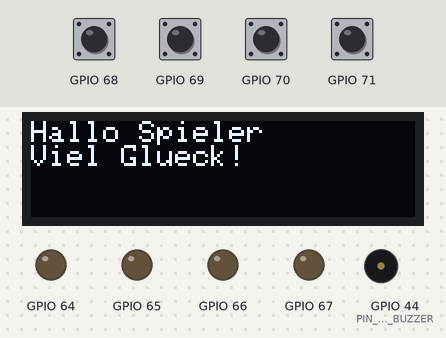
A program run on a simulated Seeed XIAO ESP32-S3. On the bench: 128×32 one-colour display, output pins drawn as LEDs (lit = HIGH), buzzer (waves = sounding). The inputs (shaded band) are chosen by the test bench; at power-on: GPIO 68–71 HIGH. The display library's start-up logo is not drawn; what the program prints to the serial monitor is not drawn.

Above: at 6.1 s.
At 20.4 s:
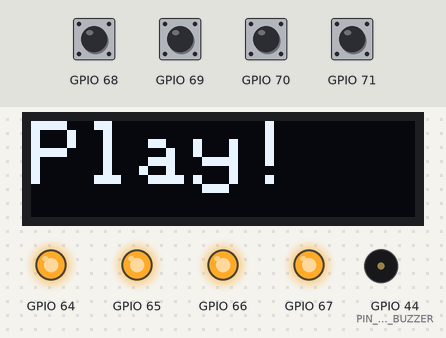
20.5 s: GPIO 68 pulled LOW for 1.45 s
At 23.3 s:
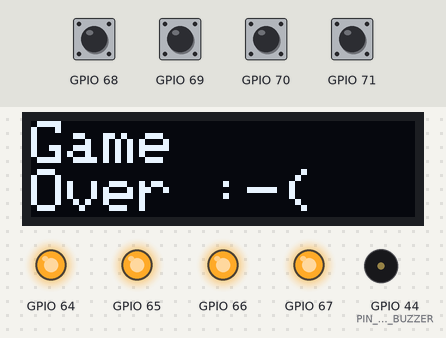
At 24.8 s:
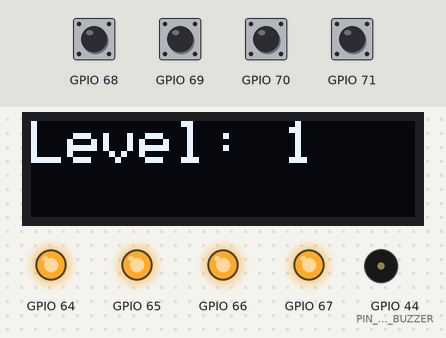
Timing chart, 0 to 26.3 s (numbered marks = the images above; inputs shaded):
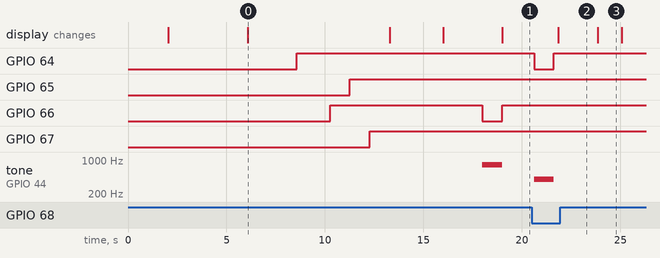

Measured:
- after the input at 20.5 s, GPIO 64: HIGH → LOW after 0.12 s, → HIGH 1.0 s later; tone on GPIO 44 (PIN_PWM_BUZZER): silent → 400 Hz after 0.12 s, → silent 1.0 s later; the display: changes after 1.3 s (image 2)
- what the display in image 0 shows lasts 7.2 s, from 6.1 s to 13.3 s
- what the display in image 3 shows lasts 1.3 s, from 23.8 s to 25.1 s

The program:

main.cpp
```cpp
#include <Arduino.h>
#include <SPI.h>
#include <Wire.h>
#include <PCF8574.h>
#include <Adafruit_GFX.h>
#include <Adafruit_SSD1306.h>


/*Buzzer Config*/
#define PIN_PWM_BUZZER 44
#define PWM_CHANNEL_BUZZER 1
#define PWM_RESOLUTION 8
int pwm_frequenz = 500;

#define SCREEN_WIDTH 128 // OLED display width, in pixels
#define SCREEN_HEIGHT 32 // OLED display height, in pixels
#define OLED_RESET     -1 // Reset pin # (or -1 if sharing Arduino reset pin)
#define SCREEN_ADDRESS 0x3C ///< See datasheet for Address; 0x3D for 128x64, 0x3C for 128x32
Adafruit_SSD1306 display(SCREEN_WIDTH, SCREEN_HEIGHT, &Wire, OLED_RESET);

/*Port Expander*/
PCF8574 pcf8574(0x38);
#define LED_ON false
#define LED_OFF true

#define BUTTON_YELLOW 4
#define BUTTON_GREEN 6
#define BUTTON_RED 5
#define BUTTON_BLUE 7
const int Button[4] ={BUTTON_YELLOW, BUTTON_GREEN, BUTTON_RED, BUTTON_BLUE};

#define BUTTON_LED_YELLOW 0
#define BUTTON_LED_GREEN 2
#define BUTTON_LED_RED 1
#define BUTTON_LED_BLUE 3

const int ButtonLed[3][4] = {{BUTTON_YELLOW, BUTTON_GREEN, BUTTON_RED, BUTTON_BLUE},
  {BUTTON_LED_YELLOW, BUTTON_LED_GREEN, BUTTON_LED_RED, BUTTON_LED_BLUE},
  {400, 800, 1600, 3200}};

/*States*/
int state = 0;
#define STATE_INIT 0
#define STATE_GENERATE_GAME 1
#define STATE_START_GAME 2
#define STATE_PLAY_LEVEL 10
#define STATE_READ_LEVEL 11
#define STATE_GAME 50
#define STATE_GAME_OVER 51

int buttonPlayTime = 1000; //ms
int level = 0;
bool gameOver = false;
int gameValues[10] = {1,0,3,2,3,2,3,1,0,2};

void setButtonLeds(bool onOff);   //schaltet alle Lampen ein
void setButtonLed(int buttonLed, bool onOff);
void playButton(int button);
int readButton();
void printStartUpScreen();
void printGenerateScreen();
void printStartScreen();
void printLevelScreen(int actLevelValue);
void printPlayScreen();
void printGreatScreen();
void printGameOverScreen(int actLevelValue);


void setup() {

  ledcSetup(PWM_CHANNEL_BUZZER, pwm_frequenz, PWM_RESOLUTION);
  ledcAttachPin(PIN_PWM_BUZZER, PWM_CHANNEL_BUZZER);
  ledcWrite(PWM_CHANNEL_BUZZER, 0);

    // SSD1306_SWITCHCAPVCC = generate display voltage from 3.3V internally
  if(!display.begin(SSD1306_SWITCHCAPVCC)) {
    Serial.println(F("SSD1306 allocation failed"));
    for(;;); // Don't proceed, loop forever
  }

  // Show initial display buffer contents on the screen --
  // the library initializes this with an Adafruit splash screen.
  display.display();
  delay(2000); // Pause for 2 seconds

  // Clear the buffer
  display.clearDisplay();

  // Draw a single pixel in white
  display.drawPixel(10, 10, SSD1306_WHITE);

  // Show the display buffer on the screen. You MUST call display() after
  // drawing commands to make them visible on screen!
  display.display();
  delay(2000);

  if (pcf8574.begin()){
		//Serial.println("OK");
	}else{
		//Serial.println("failed");
	}
  /*Init Portexpander*/
  pcf8574.write8(0xFF); //Alle Pins auf High setzen.
  pcf8574.setButtonMask(0b11110000);
  delay(2000);
  Serial.begin();
}

void loop() {
  static int readLevel = 0;

  switch (state)
  {
  case STATE_INIT:
    level = 0;
    Serial.println("Init");
    printStartUpScreen();
    //setButtonLeds(LED_ON);
    //delay(500);
    setButtonLed(ButtonLed[1][0], LED_ON);
    delay(500);
    setButtonLed(ButtonLed[1][0], LED_OFF);
    delay(500);
    state = STATE_GENERATE_GAME;
    break;

  case STATE_GENERATE_GAME:
    setButtonLeds(LED_OFF);
    printGenerateScreen();
    delay(500);
    state = STATE_PLAY_LEVEL;
    break;

  case STATE_START_GAME:
    setButtonLeds(LED_OFF);
    delay(500);
    printStartScreen();
    state = STATE_PLAY_LEVEL;
    break;

  case STATE_PLAY_LEVEL:
      printLevelScreen(level);
      for (int i = 0; i <= level; i++)
      {
        playButton(gameValues[i]);
      }
      state = STATE_READ_LEVEL;
      printPlayScreen();
    break;

  case STATE_READ_LEVEL:
      if(readLevel<= level){
        int actButtonValue = readButton();
        if(actButtonValue == gameValues[readLevel]){
          Serial.println("Korrekt");
          readLevel++;
        }else if(actButtonValue == -1){
          Serial.print(".");
        }else {
          Serial.println("Falsch, Game Over");
          state = STATE_GAME_OVER;
        }
      }else{
        printGreatScreen();
        level++;
        readLevel = 0;
        state = STATE_PLAY_LEVEL;
      }
    break;

  case STATE_GAME_OVER:
      printGameOverScreen(level);
      if(readButton() != -1){
        state = STATE_INIT;
      }
    break;

  default:
    break;
  }
  delay(200);
  // put your main code here, to run repeatedly:
}

void setButtonLeds(bool onOff){
    pcf8574.write(BUTTON_LED_YELLOW, onOff);
    delay(1000);
    pcf8574.write(BUTTON_LED_GREEN, onOff);
    delay(1000);
    pcf8574.write(BUTTON_LED_RED, onOff);
    delay(1000);
    pcf8574.write(BUTTON_LED_BLUE, onOff);
    delay(1000);
}

void setButtonLed(int buttonLed, bool onOff){
    pcf8574.write(buttonLed, onOff);
}

void playButton(int button){
    pcf8574.write(ButtonLed[1][button], LED_ON);
    ledcSetup(PWM_CHANNEL_BUZZER, ButtonLed[2][button], PWM_RESOLUTION);
    ledcAttachPin(PIN_PWM_BUZZER, PWM_CHANNEL_BUZZER);
    ledcWrite(PWM_CHANNEL_BUZZER, 125);
    delay(buttonPlayTime);
    pcf8574.write(ButtonLed[1][button], LED_OFF);
    ledcWrite(PWM_CHANNEL_BUZZER, 0);
}

int readButton(){
  int buttonvalue = 0;
  buttonvalue = pcf8574.read8() & 0b11110000;
  buttonvalue = buttonvalue >> 4;
  switch (buttonvalue)
  {
  case 14:
    playButton(0);
    return 0;
    break;
  case 11:
    playButton(1);
    return 1;
    break;
  case 13:
    playButton(2);
    return 2;
    break;
  case 7:
    playButton(3);
    return 3;
    break;
  case 15:
    return -1;
    break;
  default:
    return 99;
    break;
  }
}

void printStartUpScreen(){
  display.clearDisplay();

  display.setTextSize(1);             // Normal 1:1 pixel scale
  display.setTextColor(SSD1306_WHITE);        // Draw white text
  display.setCursor(0,0);             // Start at top-left corner
  display.println(F("Hallo Spieler"));
  display.println("Viel Glueck!");

  display.display();
  delay(2000);
}


void printGenerateScreen(){
  display.clearDisplay();
  display.setTextSize(1);             // Normal 1:1 pixel scale
  display.setTextColor(SSD1306_WHITE);        // Draw white text
  display.setCursor(0,0);             // Start at top-left corner
  display.println(F("Level werden"));
  display.println("generiert");
  display.display();
  delay(2000);
}


void printStartScreen(){
  display.clearDisplay();
  display.setTextSize(3);             // Normal 1:1 pixel scale
  display.setTextColor(SSD1306_WHITE);        // Draw white text
  display.setCursor(0,0);             // Start at top-left corner
  display.println(F("Start"));
  display.display();
  delay(2000);
}

void printLevelScreen(int actLevelValue){
  display.clearDisplay();
  display.setTextSize(2);             // Normal 1:1 pixel scale
  display.setTextColor(SSD1306_WHITE);        // Draw white text
  display.setCursor(0,0);             // Start at top-left corner
  display.print(F("Level: "));
  display.println(actLevelValue + 1);
  display.display();
  delay(2000);
}

void printPlayScreen(){
  display.clearDisplay();
  display.setTextSize(3);             // Normal 1:1 pixel scale
  display.setTextColor(SSD1306_WHITE);        // Draw white text
  display.setCursor(0,0);             // Start at top-left corner
  display.println(F("Play!"));
  display.display();
}

void printGreatScreen(){
  display.clearDisplay();
  display.setTextSize(3);             // Normal 1:1 pixel scale
  display.setTextColor(SSD1306_WHITE);        // Draw white text
  display.setCursor(0,0);             // Start at top-left corner
  display.println(F("Great!!"));
  display.display();
  delay(2000);
}

void printGameOverScreen(int actLevelValue){
  display.clearDisplay();
  display.setTextSize(2);             // Normal 1:1 pixel scale
  display.setTextColor(SSD1306_WHITE);        // Draw white text
  display.setCursor(0,0);             // Start at top-left corner
  display.println(F("Game"));
  display.println("Over :-(");
  display.display();
  delay(2000);
  display.clearDisplay();
  display.setTextSize(2);             // Normal 1:1 pixel scale
  display.setTextColor(SSD1306_WHITE);        // Draw white text
  display.setCursor(0,0);             // Start at top-left corner
  display.print(F("Level: "));
  display.println(actLevelValue + 1);
  display.display();
  delay(1000);
}
```
